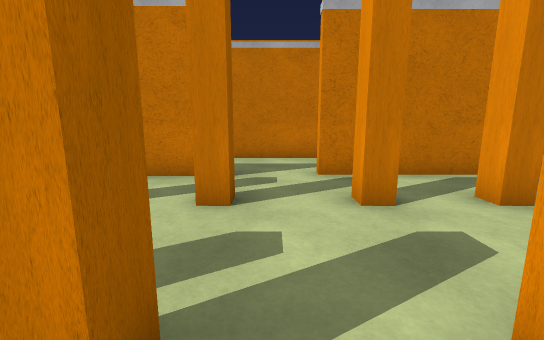
[1] (above)

24 first-person views from a walk through a Unity game level. The camera is 1.2 m above the floor, tilts 10° down and sees 90° across. The floor is counted in squares, 1 m on a side. Each view is taken from the middle of a square. On the plan, view 1 faces up. The plan holds only what a view shows up to about 13 squares ahead; the rest is blank. The player is left out. Some surface patterns are stand-ins.

[2]
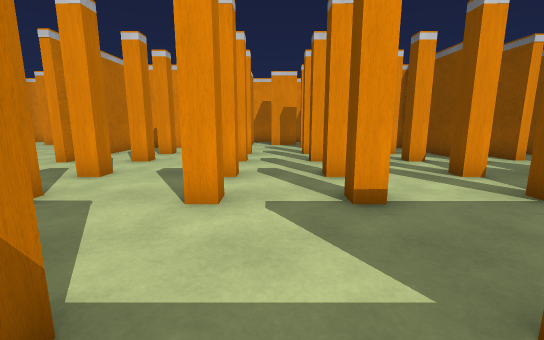

[3]
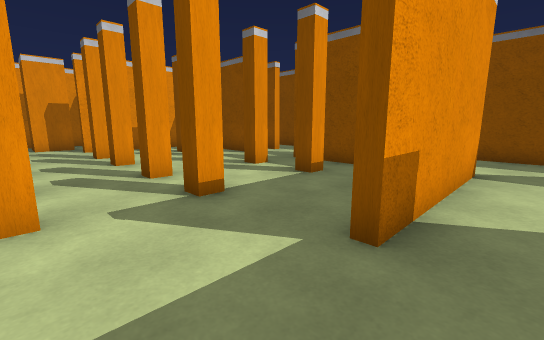

[4]
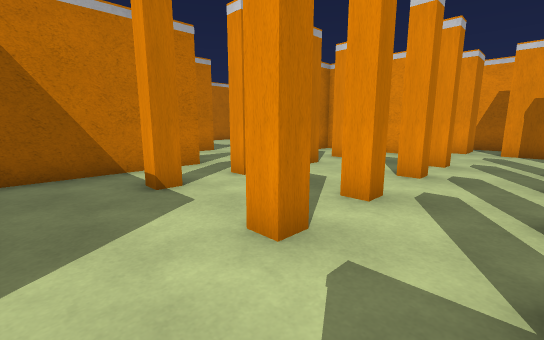

[5]
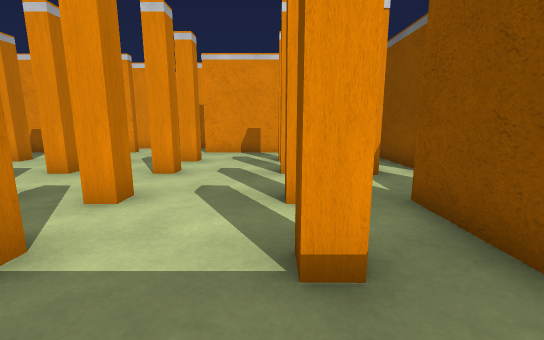

[6]
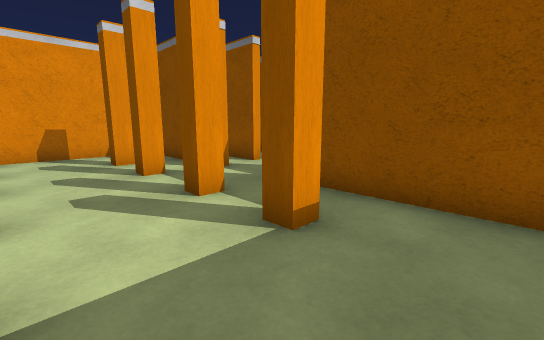

[7]
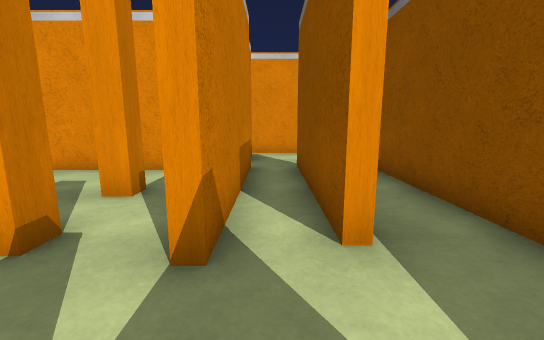

[8]
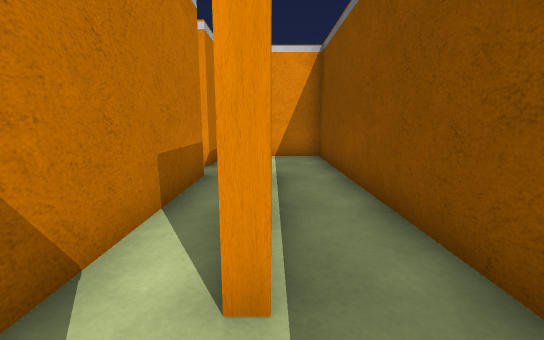

[9]
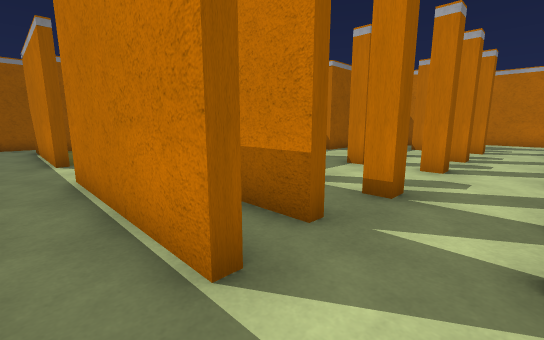

[10]
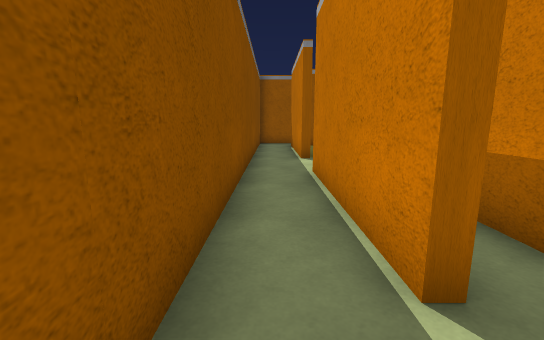

[11]
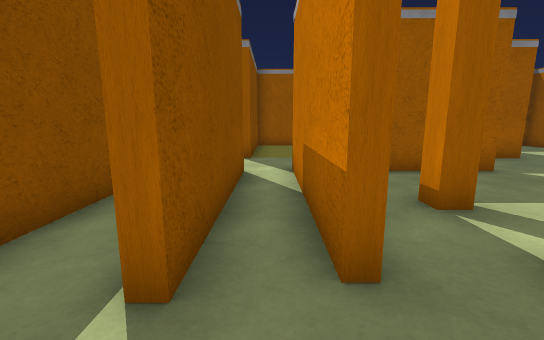

[12]
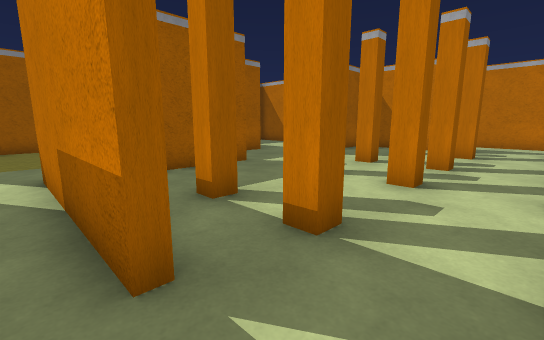

[13]
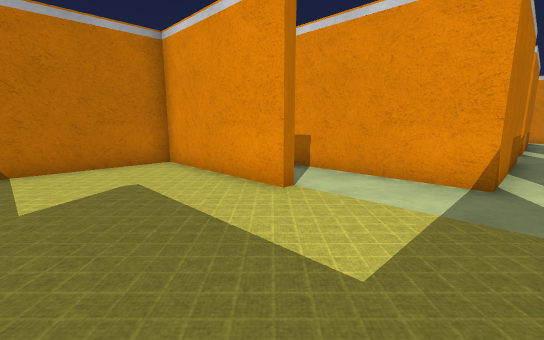

[14]
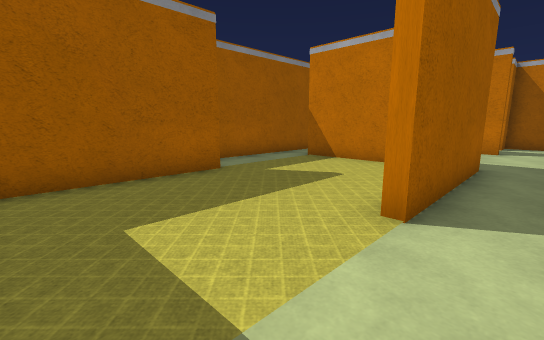

[15]
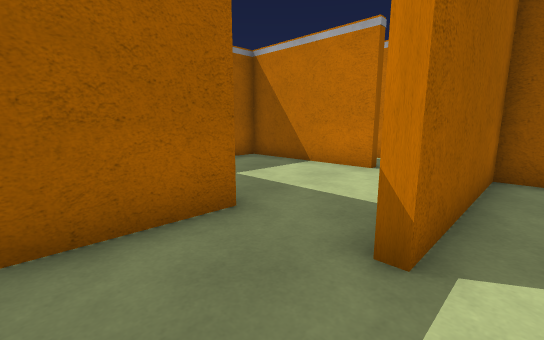

[16]
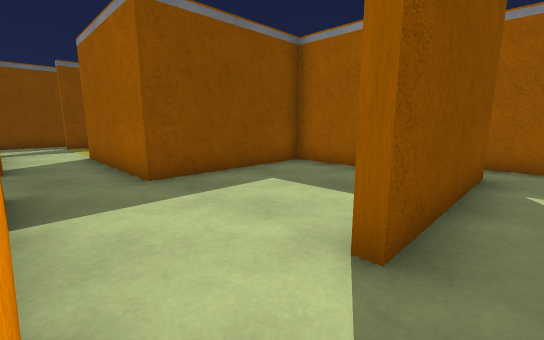

[17]
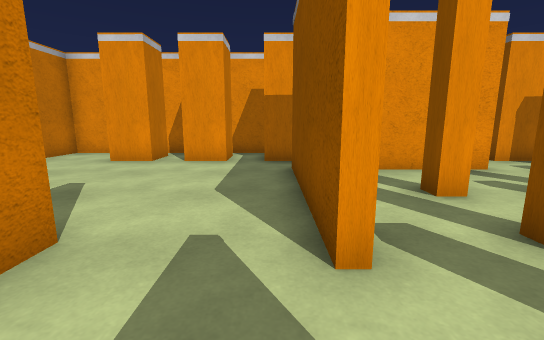

[18]
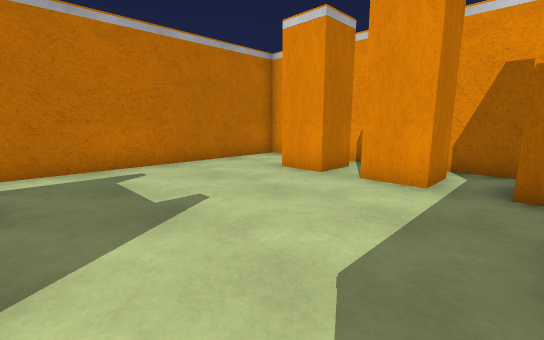

[19]
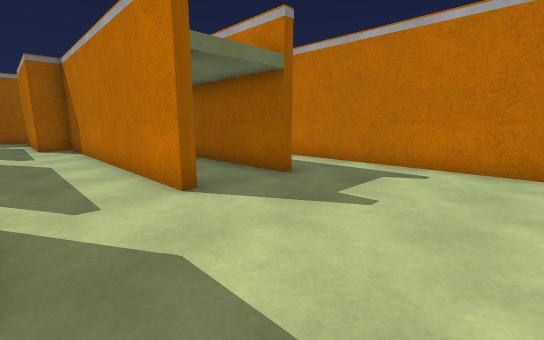

[20]
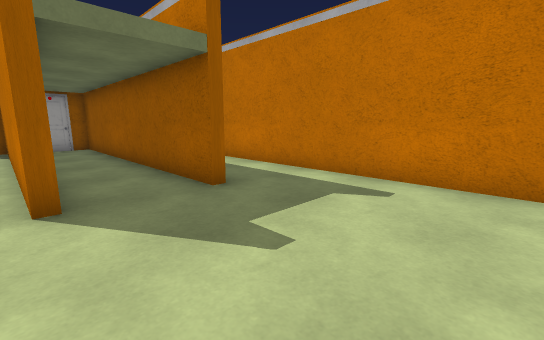

[21]
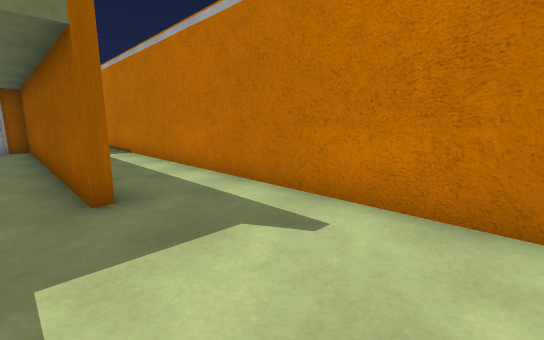

[22]
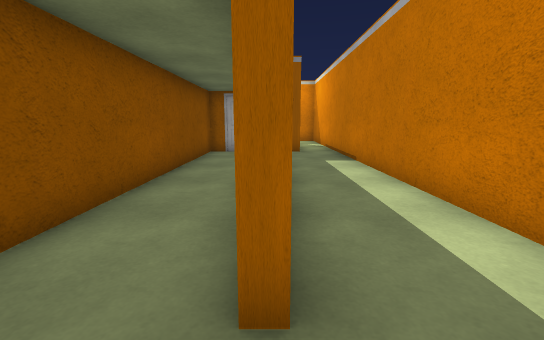

[23]
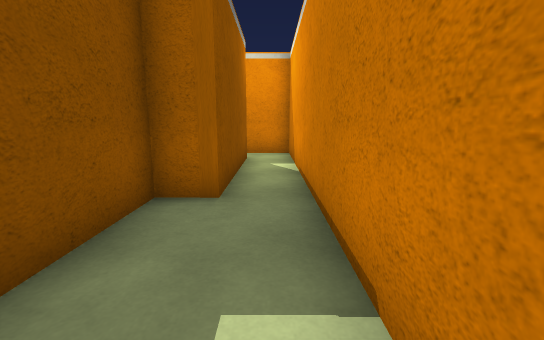

[24]
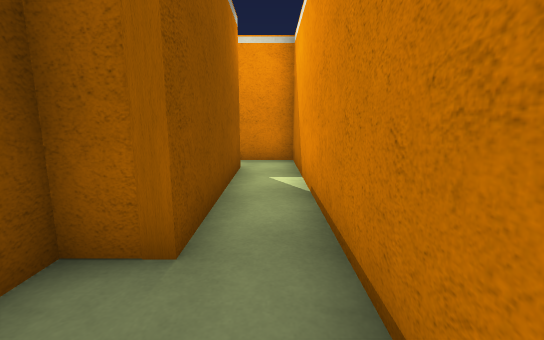

### Floor plan
Key: @ floor where view 1 was taken; # wall or solid block; x gap in a wall; . floor.
Columns run from 15 left of view 1 to 10 right of it. Each row starts with its distance up from view 1.
 15 ##########################
 14 #........................#
 13 #.######.................#
 12        ##########......###
 11        #...............##
 10        #...............##
  9        ##########......###
  8     ####.................#
  7 #......................###
  6 #.#####..######..#####.#
  5   #......#...........#
  4   #......#..#.#..xx..#
  3 # #......#...........#
  2 #.#......#...........#.###
  1 #.######....#.#..xx....##
  0 #......#.......@.......##
 -1 #......#.........#x#...###
 -2 #......#.#...........#
 -3   .....#.#...........#
 -4   #......#..#....###.#
 -5   #......#....x..###.#
 -6   #......######..#####.###
 -7   #......................#
 -8 #.#####...#####..#####...#
 -9 #........................#
-10    #######################

Positions as (right, up) in squares from view 1, and headings:
1: (0, 0), facing up
2: (-7, 0), facing right
3: (-7, 1), facing down-right
4: (-5, -1), facing up-right
5: (-5, -4), facing right
6: (-5, -2), facing down-right
7: (-1, -7), facing right
8: (0, -8), facing right
9: (1, -9), facing up-left
10: (1, -9), facing left
11: (1, -7), facing left
12: (1, -7), facing up-left
13: (-12, -7), facing up-right
14: (-7, -7), facing up-left
15: (-5, -1), facing up-left
16: (-6, 7), facing down-left
17: (-1, 7), facing right
18: (2, 7), facing up-right
19: (6, 7), facing up-left
20: (6, 9), facing up-left
21: (6, 11), facing up-left
22: (3, 12), facing left
23: (-4, 14), facing left
24: (-6, 14), facing left
